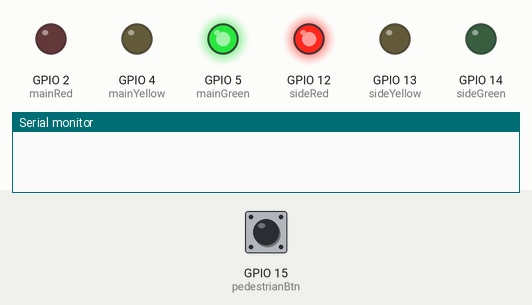
This sketch was run on a simulated ESP32. Parts: output pins drawn as LEDs (lit = HIGH), the last lines printed to the serial monitor. Dashed ring = blinking. Inputs (shaded band) come from the test bench; at power-on: GPIO 15 (pedestrianBtn) HIGH.

Above: at 1.2 s.
1.3 s: GPIO 15 (pedestrianBtn) pulled LOW for 0.2 s
At 2.7 s:
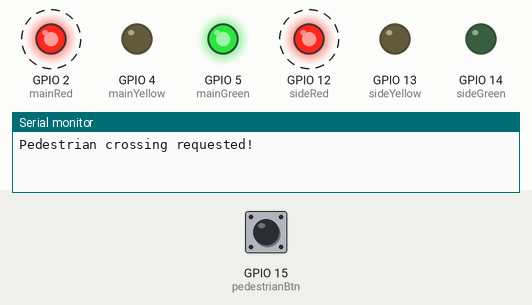
At 7.5 s:
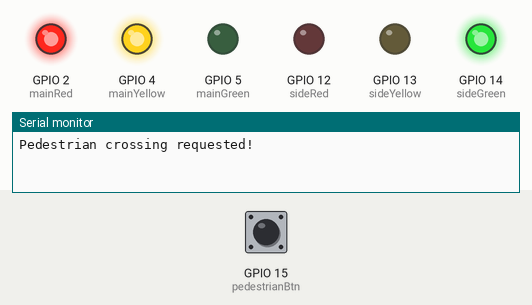
12.8 s: GPIO 15 (pedestrianBtn) pulled LOW for 3.2 s
At 14.1 s:
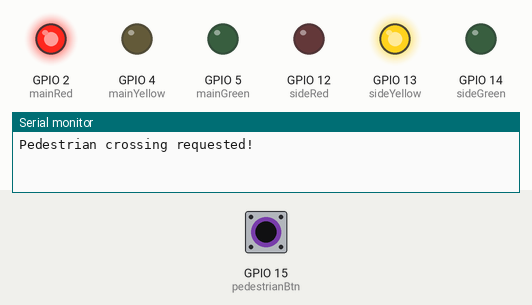
Timing chart, 0 to 49.8 s (numbered marks = the images above; inputs shaded):
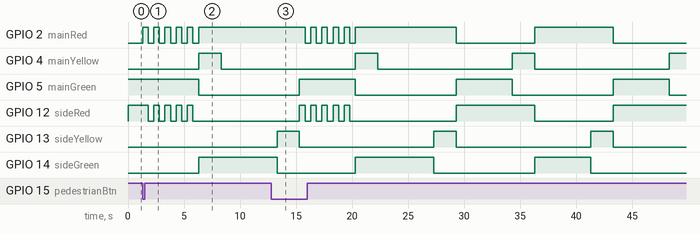

The sketch:

sketch.ino
```cpp
#include <Arduino.h>
// Pin Definitions
const int mainRed = 2;
const int mainYellow = 4;
const int mainGreen = 5;

const int sideRed = 12;
const int sideYellow = 13;
const int sideGreen = 14;

const int pedestrianBtn = 15;
const int pirSensor = 27; // optional

// Timing
int greenTime = 5000;  // 5 sec
int yellowTime = 2000; // 2 sec

void setup() {
  pinMode(mainRed, OUTPUT);
  pinMode(mainYellow, OUTPUT);
  pinMode(mainGreen, OUTPUT);

  pinMode(sideRed, OUTPUT);
  pinMode(sideYellow, OUTPUT);
  pinMode(sideGreen, OUTPUT);

  pinMode(pedestrianBtn, INPUT_PULLUP);
  pinMode(pirSensor, INPUT);

  Serial.begin(115200);
}

void loop() {
  // Main road green
  digitalWrite(mainGreen, HIGH);
  digitalWrite(mainRed, LOW);
  digitalWrite(mainYellow, LOW);

  digitalWrite(sideRed, HIGH);
  digitalWrite(sideGreen, LOW);
  digitalWrite(sideYellow, LOW);

  waitForGreenOrPedestrian(greenTime);

  // Main road yellow
  digitalWrite(mainGreen, LOW);
  digitalWrite(mainYellow, HIGH);
  delay(yellowTime);
  digitalWrite(mainYellow, LOW);
  digitalWrite(mainRed, HIGH);

  // Side road green
  digitalWrite(sideRed, LOW);
  digitalWrite(sideGreen, HIGH);
  delay(greenTime);

  // Side road yellow
  digitalWrite(sideGreen, LOW);
  digitalWrite(sideYellow, HIGH);
  delay(yellowTime);
  digitalWrite(sideYellow, LOW);
  digitalWrite(sideRed, HIGH);
}

void waitForGreenOrPedestrian(int duration) {
  int interval = 100;
  int elapsed = 0;
  while (elapsed < duration) {
    if (digitalRead(pedestrianBtn) == LOW) {
      Serial.println("Pedestrian crossing requested!");
      pedestrianCrossing();
      break;
    }
    elapsed += interval;
    delay(interval);
  }
}

void pedestrianCrossing() {
  // Blink all red for pedestrian crossing
  for (int i = 0; i < 5; i++) {
    digitalWrite(mainRed, HIGH);
    digitalWrite(sideRed, HIGH);
    delay(500);
    digitalWrite(mainRed, LOW);
    digitalWrite(sideRed, LOW);
    delay(500);
  }
  // Restore main road red & side road green
  digitalWrite(mainRed, HIGH);
  digitalWrite(sideRed, LOW);
  digitalWrite(sideGreen, HIGH);
}
```

Measured:
- after the input at 1.3 s, GPIO 5 (mainGreen): HIGH → LOW after 5.0 s instead of 3.7 s; GPIO 13 (sideYellow): stays LOW (without the input it goes to HIGH after 10.7 s)
- by itself, GPIO 4 (mainYellow): alternates HIGH for 2.0 s and LOW for 12.0 s
